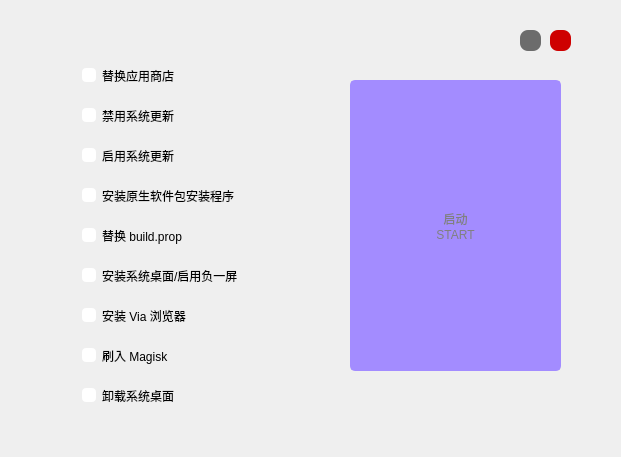
<?xml version="1.0" encoding="UTF-8"?>
<ui version="4.0">
 <class>MainUI</class>
 <widget class="QMainWindow" name="MainUI">
  <property name="geometry">
   <rect>
    <x>0</x>
    <y>0</y>
    <width>621</width>
    <height>457</height>
   </rect>
  </property>
  <property name="windowTitle">
   <string>Archytas_tool</string>
  </property>
  <property name="styleSheet">
   <string notr="true"/>
  </property>
  <widget class="QWidget" name="centralwidget">
   <widget class="QPushButton" name="closebtn">
    <property name="geometry">
     <rect>
      <x>550</x>
      <y>30</y>
      <width>21</width>
      <height>21</height>
     </rect>
    </property>
    <property name="styleSheet">
     <string notr="true">QPushButton{
    background:#CE0000;
    color:white;
    font-size:16px;border-radius: 8px;
}
QPushButton:hover{
    background:#FF2D2D;
}
QPushButton:pressed{
    border: 1px solid #3C3C3C!important;
}</string>
    </property>
    <property name="text">
     <string/>
    </property>
   </widget>
   <widget class="QPushButton" name="minisize">
    <property name="geometry">
     <rect>
      <x>520</x>
      <y>30</y>
      <width>21</width>
      <height>21</height>
     </rect>
    </property>
    <property name="styleSheet">
     <string notr="true">QPushButton{
    background:#6C6C6C;
    color:white;
    font-size:16px;border-radius: 8px;
}
QPushButton:hover{
    background:#9D9D9D;
}
QPushButton:pressed{
    border: 1px solid #3C3C3C!important;
}</string>
    </property>
    <property name="text">
     <string/>
    </property>
   </widget>
   <widget class="QLabel" name="label">
    <property name="geometry">
     <rect>
      <x>-10</x>
      <y>-50</y>
      <width>641</width>
      <height>571</height>
     </rect>
    </property>
    <property name="text">
     <string/>
    </property>
    <property name="pixmap">
     <pixmap resource="RC.qrc">:/res/Background.png</pixmap>
    </property>
    <property name="scaledContents">
     <bool>true</bool>
    </property>
    <property name="wordWrap">
     <bool>false</bool>
    </property>
   </widget>
   <widget class="QCheckBox" name="checkBox">
    <property name="geometry">
     <rect>
      <x>80</x>
      <y>60</y>
      <width>121</width>
      <height>31</height>
     </rect>
    </property>
    <property name="styleSheet">
     <string notr="true">QCheckBox {
	padding:2px;
	font:16px &quot;Microsoft YaHei&quot;;
}
QCheckBox:hover {
	border:1px solid rgb(255,150,60);
	border-radius:4px;
	padding: 1px;
	background-color:qlineargradient(spread:pad, x1:0.5, y1:1, x2:0.5, y2:0, stop:0 rgba(190, 90, 50, 50), stop:1 rgba(250, 130, 40, 50));
}
QCheckBox::indicator:checked {
	border:1px solid rgb(246, 134, 86);
	border-radius:4px;
  	background-color:rgb(246, 134, 86)
}
QCheckBox::indicator:unchecked {
	border-width:1px solid rgb(246, 134, 86);
	border-radius:4px;
  	background-color:rgb(255,255,255);
}</string>
    </property>
    <property name="text">
     <string>替换应用商店</string>
    </property>
   </widget>
   <widget class="QCheckBox" name="checkBox_2">
    <property name="geometry">
     <rect>
      <x>80</x>
      <y>140</y>
      <width>121</width>
      <height>31</height>
     </rect>
    </property>
    <property name="styleSheet">
     <string notr="true">QCheckBox {
	padding:2px;
	font:16px &quot;Microsoft YaHei&quot;;
}
QCheckBox:hover {
	border:1px solid rgb(255,150,60);
	border-radius:4px;
	padding: 1px;
	background-color:qlineargradient(spread:pad, x1:0.5, y1:1, x2:0.5, y2:0, stop:0 rgba(190, 90, 50, 50), stop:1 rgba(250, 130, 40, 50));
}
QCheckBox::indicator:checked {
	border:1px solid rgb(246, 134, 86);
	border-radius:4px;
  	background-color:rgb(246, 134, 86)
}
QCheckBox::indicator:unchecked {
	border-width:1px solid rgb(246, 134, 86);
	border-radius:4px;
  	background-color:rgb(255,255,255);
}</string>
    </property>
    <property name="text">
     <string>启用系统更新</string>
    </property>
   </widget>
   <widget class="QCheckBox" name="checkBox_3">
    <property name="geometry">
     <rect>
      <x>80</x>
      <y>100</y>
      <width>121</width>
      <height>31</height>
     </rect>
    </property>
    <property name="styleSheet">
     <string notr="true">QCheckBox {
	padding:2px;
	font:16px &quot;Microsoft YaHei&quot;;
}
QCheckBox:hover {
	border:1px solid rgb(255,150,60);
	border-radius:4px;
	padding: 1px;
	background-color:qlineargradient(spread:pad, x1:0.5, y1:1, x2:0.5, y2:0, stop:0 rgba(190, 90, 50, 50), stop:1 rgba(250, 130, 40, 50));
}
QCheckBox::indicator:checked {
	border:1px solid rgb(246, 134, 86);
	border-radius:4px;
  	background-color:rgb(246, 134, 86)
}
QCheckBox::indicator:unchecked {
	border-width:1px solid rgb(246, 134, 86);
	border-radius:4px;
  	background-color:rgb(255,255,255);
}</string>
    </property>
    <property name="text">
     <string>禁用系统更新</string>
    </property>
   </widget>
   <widget class="QCheckBox" name="checkBox_4">
    <property name="geometry">
     <rect>
      <x>80</x>
      <y>180</y>
      <width>201</width>
      <height>31</height>
     </rect>
    </property>
    <property name="styleSheet">
     <string notr="true">QCheckBox {
	padding:2px;
	font:16px &quot;Microsoft YaHei&quot;;
}
QCheckBox:hover {
	border:1px solid rgb(255,150,60);
	border-radius:4px;
	padding: 1px;
	background-color:qlineargradient(spread:pad, x1:0.5, y1:1, x2:0.5, y2:0, stop:0 rgba(190, 90, 50, 50), stop:1 rgba(250, 130, 40, 50));
}
QCheckBox::indicator:checked {
	border:1px solid rgb(246, 134, 86);
	border-radius:4px;
  	background-color:rgb(246, 134, 86)
}
QCheckBox::indicator:unchecked {
	border-width:1px solid rgb(246, 134, 86);
	border-radius:4px;
  	background-color:rgb(255,255,255);
}</string>
    </property>
    <property name="text">
     <string>安装原生软件包安装程序</string>
    </property>
   </widget>
   <widget class="QCheckBox" name="checkBox_5">
    <property name="geometry">
     <rect>
      <x>80</x>
      <y>220</y>
      <width>151</width>
      <height>31</height>
     </rect>
    </property>
    <property name="styleSheet">
     <string notr="true">QCheckBox {
	padding:2px;
	font:16px &quot;Microsoft YaHei&quot;;
}
QCheckBox:hover {
	border:1px solid rgb(255,150,60);
	border-radius:4px;
	padding: 1px;
	background-color:qlineargradient(spread:pad, x1:0.5, y1:1, x2:0.5, y2:0, stop:0 rgba(190, 90, 50, 50), stop:1 rgba(250, 130, 40, 50));
}
QCheckBox::indicator:checked {
	border:1px solid rgb(246, 134, 86);
	border-radius:4px;
  	background-color:rgb(246, 134, 86)
}
QCheckBox::indicator:unchecked {
	border-width:1px solid rgb(246, 134, 86);
	border-radius:4px;
  	background-color:rgb(255,255,255);
}</string>
    </property>
    <property name="text">
     <string>替换 build.prop</string>
    </property>
   </widget>
   <widget class="QCheckBox" name="checkBox_6">
    <property name="geometry">
     <rect>
      <x>80</x>
      <y>260</y>
      <width>211</width>
      <height>31</height>
     </rect>
    </property>
    <property name="styleSheet">
     <string notr="true">QCheckBox {
	padding:2px;
	font:16px &quot;Microsoft YaHei&quot;;
}
QCheckBox:hover {
	border:1px solid rgb(255,150,60);
	border-radius:4px;
	padding: 1px;
	background-color:qlineargradient(spread:pad, x1:0.5, y1:1, x2:0.5, y2:0, stop:0 rgba(190, 90, 50, 50), stop:1 rgba(250, 130, 40, 50));
}
QCheckBox::indicator:checked {
	border:1px solid rgb(246, 134, 86);
	border-radius:4px;
  	background-color:rgb(246, 134, 86)
}
QCheckBox::indicator:unchecked {
	border-width:1px solid rgb(246, 134, 86);
	border-radius:4px;
  	background-color:rgb(255,255,255);
}</string>
    </property>
    <property name="text">
     <string>安装系统桌面/启用负一屏</string>
    </property>
   </widget>
   <widget class="QCheckBox" name="checkBox_7">
    <property name="geometry">
     <rect>
      <x>80</x>
      <y>300</y>
      <width>151</width>
      <height>31</height>
     </rect>
    </property>
    <property name="styleSheet">
     <string notr="true">QCheckBox {
	padding:2px;
	font:16px &quot;Microsoft YaHei&quot;;
}
QCheckBox:hover {
	border:1px solid rgb(255,150,60);
	border-radius:4px;
	padding: 1px;
	background-color:qlineargradient(spread:pad, x1:0.5, y1:1, x2:0.5, y2:0, stop:0 rgba(190, 90, 50, 50), stop:1 rgba(250, 130, 40, 50));
}
QCheckBox::indicator:checked {
	border:1px solid rgb(246, 134, 86);
	border-radius:4px;
  	background-color:rgb(246, 134, 86)
}
QCheckBox::indicator:unchecked {
	border-width:1px solid rgb(246, 134, 86);
	border-radius:4px;
  	background-color:rgb(255,255,255);
}</string>
    </property>
    <property name="text">
     <string>安装 Via 浏览器</string>
    </property>
   </widget>
   <widget class="QCheckBox" name="checkBox_8">
    <property name="geometry">
     <rect>
      <x>80</x>
      <y>340</y>
      <width>121</width>
      <height>31</height>
     </rect>
    </property>
    <property name="styleSheet">
     <string notr="true">QCheckBox {
	padding:2px;
	font:16px &quot;Microsoft YaHei&quot;;
}
QCheckBox:hover {
	border:1px solid rgb(255,150,60);
	border-radius:4px;
	padding: 1px;
	background-color:qlineargradient(spread:pad, x1:0.5, y1:1, x2:0.5, y2:0, stop:0 rgba(190, 90, 50, 50), stop:1 rgba(250, 130, 40, 50));
}
QCheckBox::indicator:checked {
	border:1px solid rgb(246, 134, 86);
	border-radius:4px;
  	background-color:rgb(246, 134, 86)
}
QCheckBox::indicator:unchecked {
	border-width:1px solid rgb(246, 134, 86);
	border-radius:4px;
  	background-color:rgb(255,255,255);
}</string>
    </property>
    <property name="text">
     <string>刷入 Magisk</string>
    </property>
   </widget>
   <widget class="QPushButton" name="pushButton_4">
    <property name="geometry">
     <rect>
      <x>350</x>
      <y>80</y>
      <width>211</width>
      <height>291</height>
     </rect>
    </property>
    <property name="styleSheet">
     <string notr="true">QPushButton {
	border: 2px solid rgb(163, 140, 255);
	border-radius: 5px;	
	background-color:rgb(163, 140, 255);
	color:gray;
	font:44px &quot;Microsoft YaHei&quot;;
}
QPushButton:hover {
	background-color: rgb(163, 140, 247);
	border: 2px solid rgb(163, 140, 247);
}
QPushButton:pressed {	
	background-color: rgb(163, 140, 238);
	border: 2px solid rgb(163, 140, 238);
}</string>
    </property>
    <property name="text">
     <string>启动
START</string>
    </property>
   </widget>
   <widget class="QCheckBox" name="checkBox_9">
    <property name="geometry">
     <rect>
      <x>80</x>
      <y>380</y>
      <width>121</width>
      <height>31</height>
     </rect>
    </property>
    <property name="styleSheet">
     <string notr="true">QCheckBox {
	padding:2px;
	font:16px &quot;Microsoft YaHei&quot;;
}
QCheckBox:hover {
	border:1px solid rgb(255,150,60);
	border-radius:4px;
	padding: 1px;
	background-color:qlineargradient(spread:pad, x1:0.5, y1:1, x2:0.5, y2:0, stop:0 rgba(190, 90, 50, 50), stop:1 rgba(250, 130, 40, 50));
}
QCheckBox::indicator:checked {
	border:1px solid rgb(246, 134, 86);
	border-radius:4px;
  	background-color:rgb(246, 134, 86)
}
QCheckBox::indicator:unchecked {
	border-width:1px solid rgb(246, 134, 86);
	border-radius:4px;
  	background-color:rgb(255,255,255);
}</string>
    </property>
    <property name="text">
     <string>卸载系统桌面</string>
    </property>
   </widget>
   <zorder>label</zorder>
   <zorder>closebtn</zorder>
   <zorder>minisize</zorder>
   <zorder>checkBox</zorder>
   <zorder>checkBox_2</zorder>
   <zorder>checkBox_3</zorder>
   <zorder>checkBox_4</zorder>
   <zorder>checkBox_5</zorder>
   <zorder>checkBox_6</zorder>
   <zorder>checkBox_7</zorder>
   <zorder>checkBox_8</zorder>
   <zorder>pushButton_4</zorder>
   <zorder>checkBox_9</zorder>
  </widget>
 </widget>
 <resources>
  <include location="RC.qrc"/>
 </resources>
 <connections>
  <connection>
   <sender>closebtn</sender>
   <signal>clicked()</signal>
   <receiver>centralwidget</receiver>
   <slot>close()</slot>
   <hints>
    <hint type="sourcelabel">
     <x>377</x>
     <y>17</y>
    </hint>
    <hint type="destinationlabel">
     <x>312</x>
     <y>238</y>
    </hint>
   </hints>
  </connection>
  <connection>
   <sender>minisize</sender>
   <signal>clicked()</signal>
   <receiver>centralwidget</receiver>
   <slot>showMinimized()</slot>
   <hints>
    <hint type="sourcelabel">
     <x>357</x>
     <y>17</y>
    </hint>
    <hint type="destinationlabel">
     <x>312</x>
     <y>238</y>
    </hint>
   </hints>
  </connection>
  <connection>
   <sender>pushButton_4</sender>
   <signal>clicked()</signal>
   <receiver>MainUI</receiver>
   <slot>slot1()</slot>
   <hints>
    <hint type="sourcelabel">
     <x>446</x>
     <y>180</y>
    </hint>
    <hint type="destinationlabel">
     <x>996</x>
     <y>373</y>
    </hint>
   </hints>
  </connection>
 </connections>
 <slots>
  <slot>chooseparser()</slot>
  <slot>urlcheck()</slot>
  <slot>dumper()</slot>
  <slot>dork()</slot>
  <slot>slot1()</slot>
 </slots>
</ui>
